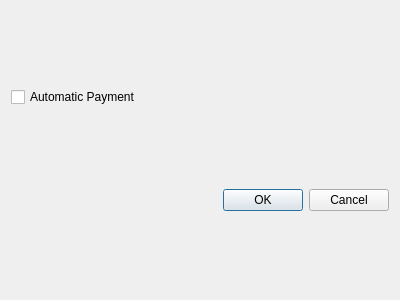
<?xml version="1.0" encoding="UTF-8"?>
<ui version="4.0">
 <class>SettingsWindow</class>
 <widget class="QDialog" name="SettingsWindow">
  <property name="geometry">
   <rect>
    <x>0</x>
    <y>0</y>
    <width>400</width>
    <height>300</height>
   </rect>
  </property>
  <property name="windowTitle">
   <string>Dialog</string>
  </property>
  <layout class="QVBoxLayout" name="verticalLayout">
   <item>
    <layout class="QGridLayout" name="gridLayout">
     <item row="0" column="0">
      <widget class="QCheckBox" name="autoPaymentCheckBox">
       <property name="text">
        <string>Automatic Payment</string>
       </property>
      </widget>
     </item>
    </layout>
   </item>
   <item>
    <widget class="QDialogButtonBox" name="buttonBox">
     <property name="orientation">
      <enum>Qt::Horizontal</enum>
     </property>
     <property name="standardButtons">
      <set>QDialogButtonBox::Cancel|QDialogButtonBox::Ok</set>
     </property>
    </widget>
   </item>
  </layout>
 </widget>
 <resources/>
 <connections>
  <connection>
   <sender>buttonBox</sender>
   <signal>accepted()</signal>
   <receiver>SettingsWindow</receiver>
   <slot>accept()</slot>
   <hints>
    <hint type="sourcelabel">
     <x>248</x>
     <y>254</y>
    </hint>
    <hint type="destinationlabel">
     <x>157</x>
     <y>274</y>
    </hint>
   </hints>
  </connection>
  <connection>
   <sender>buttonBox</sender>
   <signal>rejected()</signal>
   <receiver>SettingsWindow</receiver>
   <slot>reject()</slot>
   <hints>
    <hint type="sourcelabel">
     <x>316</x>
     <y>260</y>
    </hint>
    <hint type="destinationlabel">
     <x>286</x>
     <y>274</y>
    </hint>
   </hints>
  </connection>
 </connections>
</ui>
